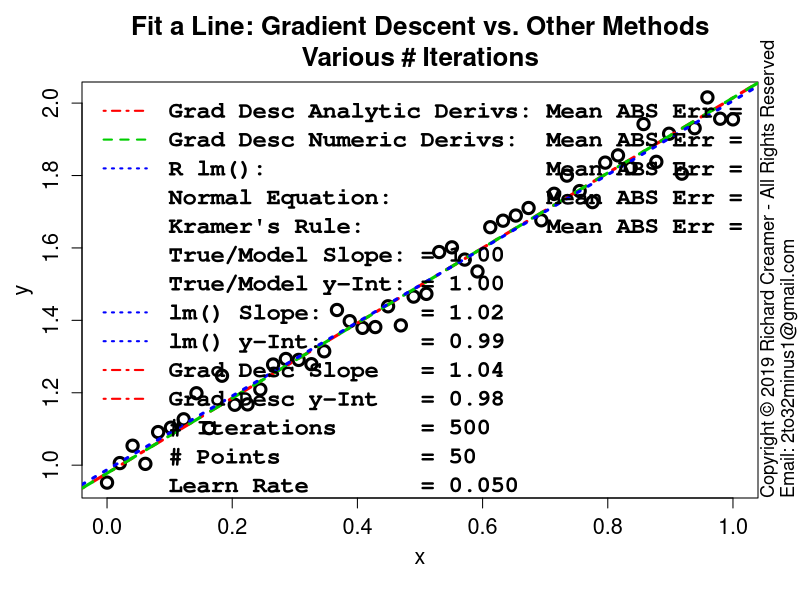

This chart was generated by the following R code:
##############################################################
### Copyright (c) Richard Creamer 2019 - All Rights Reserved
### Inquiries: email 2to32minus1@gmail.com
##############################################################

### Globals
fontScale = 1.2    # Global font size variable
lf        = 1.2    # Enlarge font of plot labels
verbose   = FALSE  # Verbose printing
lw        = 2      # Line width
xMargin   = 1      # X-axis margin for plots
yMargin   = 1      # Y-axis margin for plots
de        = 0.01   # Small constant for estimating derivatives numerically
smlPts    = 1      # Small  data point/circle
medPts    = 1.5    # Medium data point/circle
lrgPts    = 2.0    # Large  data point/circle

### Run this function to generate this plot
runFunc = function() {
	dw = 1000
	dh = 750	
	path = "D:/Code/R/LeastSquaresPlay/PlotsAndAssocCode/Plot27/"
	f = fitLineGradientDescentVsOthers	
	numPts = 50; width=1200; height = 1200	
	subTitle = "Various # Iterations"
	savePngVerbose( paste( path, "Plot27.png", sep="" ), f, w=width, h=height, un="px", nIter=500, learnRate=0.05, nPts=numPts, subTitle=subTitle )
}

### Use Gradient Descent and other methods to fit a line to data
fitLineGradientDescentVsOthers = function( nIter=100, learnRate=.01, nPts=10, drawContourPlot=FALSE, subTitle="" ) {
	set.seed( 3 )
	lmColor = "blue"
	exactDerivGdColor = "red"
	numDerivGdColor = "green3"
	trueM = 1
	trueB = 1
	coeff = c( trueB, trueM )
	x = seq( from=0, to=1, length=nPts )
	y = trueM * x + trueB + rnorm( length(x), sd=0.05 )
	xLimits = axisLimits( x )
	yLimits = axisLimits( y )	
	guesses = list( yInt=1.5, slope=2 )
	bEst = guesses$yInt
	mEst = guesses$slope
	bEstNum = guesses$yInt
	mEstNum = guesses$slope
	dm = 0
	db = 0
	histM = c( mEst )
	histB = c( bEst )
	numHistM = c( mEst )
	numHistB = c( bEst )
	# Gradient descent iteration using analytic and numeric derivatives
	for ( i in 1:nIter ) {
		# Analytic derivatives
		dm      = meanLineDeDm( x, y, mEst, bEst )
		db      = meanLineDeDb( x, y, mEst, bEst )
		mEst    = mEst - learnRate * dm
		bEst    = bEst - learnRate * db
		histM[length(histM)+1] = mEst
		histB[length(histB)+1] = bEst
		# Numerica estimates of derivatives
		dmNum   = lineDeDmNum( x, y, mEstNum, bEstNum ) # numerically estimated derivatives
		dbNum   = lineDeDbNum( x, y, mEst, bEstNum )
		mEstNum = mEstNum - learnRate * dmNum
		bEstNum = bEstNum - learnRate * dbNum
		numHistM[length(numHistM)+1] = mEstNum
		numHistB[length(numHistB)+1] = bEstNum
	}
	
	defTitle = "Fit a Line: Gradient Descent vs. Other Methods"
	plotTitle = if ( subTitle != "" ) sprintf( "%s\n%s", defTitle, subTitle ) else defTitle
	plot( x, y, main=plotTitle, cex=medPts,
		  xlab="", ylab="", lwd=lw+1, cex.main=1.3*fontScale, cex.axis=1.3 )	
	addAxisLabels( "x", "y" )
	
	# Now employ other methods to fit line
	ne = normalEq( x, y )               # 1) Normal Equation
	kr = fitLineKramersRule( x, y )     # 2) Solve linear system via Kramer's Rule
	lmFit = lm( y ~ x )                 # 3) Built-in lm() function
	lmB = lmFit$coefficients[1]
	lmM = lmFit$coefficients[2]
	lmMeanAbsErr =  (1/length(x))*sum( abs( lmFit$residuals ) )
	abline( bEst, mEst, col=exactDerivGdColor, lwd=lw+1, lty=4 )
	abline( bEstNum, mEstNum, col=numDerivGdColor, lwd=lw+1, lty=2 )
	abline( lmB, lmM, col=lmColor, lwd=lw+1, lty=3 )
	adMeanAbsErr = meanLineAbsErr( x, y, mEst, bEst)
	ndMeanAbsErr = meanLineAbsErr( x, y, mEstNum, bEstNum)
	krMeanAbsErr = meanLineAbsErr( x, y, kr$m, kr$b )
	neMeanAbsErr = meanLineAbsErr( x, y, ne[2], ne[1] )
	if ( verbose ) {
		print( sprintf( "Run params:" ) )
		print( sprintf( "    trueM     = %.2f", trueM ) )
		print( sprintf( "    trueB     = %.2f", trueB ) )
		print( sprintf( "    guessB    = %.2f", guesses$yInt ) )
		print( sprintf( "    guessM    = %.2f", guesses$slope ) )
		print( sprintf( "    nPts      = %d",   nPts ) )
		print( sprintf( "    learnRate = %.4f", learnRate ) )
		print( sprintf( "    nIter     = %d",   nIter ) )
		print( "Results:" )
		print( sprintf( "    True Model (noise added): slope = %.3f  yInt = %.3f", trueM, trueB ) )
		print( sprintf( "    Analytic Derivs:          slope = %.3f  yInt = %.3f  Mean ABS Error = %.3f", mEst,    bEst,    adMeanAbsErr ) )
		print( sprintf( "    Numeric Derivs:           slope = %.3f  yInt = %.3f  Mean ABS Error = %.3f", mEstNum, bEstNum, ndMeanAbsErr ) )
		print( sprintf( "    Kramer's Rule:            slope = %.3f  yInt = %.3f  Mean ABS Error = %.3f", kr$b,    kr$m,    krMeanAbsErr ) )
		print( sprintf( "    R lm():                   slope = %.3f  yInt = %.3f  Mean ABS Error = %.3f", lmB,     lmM,     lmMeanAbsErr ) )
		print( sprintf( "    Normal Equation:          slope = %.3f  yInt = %.3f  Mean ABS Error = %.3f", ne[1],   ne[2],   neMeanAbsErr ) )
	}	
	parSave = par( family="mono", font=2 )
	legText = c( sprintf( "Grad Desc Analytic Derivs: Mean ABS Err = %.4f", adMeanAbsErr ),
				 sprintf( "Grad Desc Numeric Derivs:  Mean ABS Err = %.4f", ndMeanAbsErr ),
				 sprintf( "R lm():                    Mean ABS Err = %.4f", lmMeanAbsErr ),
				 sprintf( "Normal Equation:           Mean ABS Err = %.4f", neMeanAbsErr ),
				 sprintf( "Kramer's Rule:             Mean ABS Err = %.4f", krMeanAbsErr ),
				 sprintf( "True/Model Slope: = %.2f", trueM ),
				 sprintf( "True/Model y-Int: = %.2f", trueB ),
				 sprintf( "lm() Slope:       = %.2f", lmM ),
				 sprintf( "lm() y-Int:       = %.2f", lmB ),
				 sprintf( "Grad Desc Slope   = %.2f", mEst ),
				 sprintf( "Grad Desc y-Int   = %.2f", bEst ),
				 sprintf( "# Iterations      = %d",   nIter ),
				 sprintf( "# Points          = %d",   nPts ),
				 sprintf( "Learn Rate        = %.3f", learnRate ) )
	legClrs = c( exactDerivGdColor, numDerivGdColor, lmColor, "transparent", "transparent", "transparent",
				 "transparent", lmColor, lmColor, exactDerivGdColor, exactDerivGdColor, "transparent", "transparent", "transparent" )
	legLtys = c( 4, 2, 3, 0, 0, 0, 0, 3, 3, 4, 4, 0, 0, 0 )
	legend( "topleft", legend=legText, col=legClrs, lty=legLtys, lwd=lw, inset = c(0.0,0.0),
			bg="transparent", box.col="transparent", cex=1.2*fontScale, text.font=2 )
	par( parSave ) # Restore prior font
	
	if ( drawContourPlot )
		plotLineGradDescParamTrails( x, y, meanLineSsdErr, trueM, trueB, numHistM, numHistB,
									 takeSqrtError=FALSE, nIter=nIter, meanAbsFitError=adMeanAbsErr )	
}

### Slightly more reusable cost function plot + parameter evolution trails
### y-intercept maps to x-axis, slope maps to y-axis
plotLineGradDescParamTrails = function( x, y, errorFunc, modelM, modelB, histM, histB, takeSqrtError=TRUE, nIter, meanAbsFitError ) {
	nc = 200
	nr = 200	
	# Make contour plot region slightly larger than M and B parameter trails
	minM = min( histM ) * 0.8
	maxM = max( histM ) * 1.2
	minB = min( histB ) * 0.8
	maxB = max( histB ) * 1.2
	# Adjust these limits so that ***if plot is square*** the trails are perpendicular to contour lines
	deltaM = maxM - minM
	deltaB = maxB - minB
	gap = abs( deltaM - deltaB )
	if ( deltaM > deltaB ) {
		minB = minB - gap/2
		maxB = maxB + gap/2
	} else {
		minM = minM - gap/2
		maxM = maxM + gap/2
	}
	# Generate cost function sampling x and y coordinates
	intercepts = seq( minB, maxB, length.out=nc )
	slopes = seq( minM, maxM, length.out=nr )
	# Fill z 2D matrix with const function values for (y-intercept, slope) x,y pairs
	z = getLineErrorGrid( errorFunc, slopes, intercepts, x, y )
	if ( takeSqrtError )
		z = sqrt( z )
	# Create contour plot
	xLim = c( min(intercepts), max(intercepts) )
	yLim = c( min(slopes), max(slopes) )
	plotTitle = sprintf( "Fit Line using Gradient Descent\nCost Function Contours with Parameter Convergence Trail" )
	tz = t( z ) # contour() wants z first dim -> x-axis and second dim -> y-axis	
	contour( intercepts, slopes, tz, main=plotTitle, xlim=xLim, ylim=yLim, cex.lab=lf,
			 cex.main=1.3*fontScale, cex=1.3*fontScale, lwd=lw,
			 nlevels=50, labcex=1.3, xlab="", ylab="", cex.axis=1.3 )	
	addAxisLabels( "y-Intercept", "Slope", cexVal=1.5 )
	# Draw 'true' model (y-intercept, slope) crosshairs
	# Final converged gradient desccent params will != 'true' m and be because rand error added to model
	pl = gpl()
	lines( c( pl$xLim[1], pl$xLim[2] ), c( modelM, modelM ), col="blue", lwd=lw ) # Draw crosshair @ (b,m)
	lines( c( modelB, modelB ), c( pl$yLim[1], pl$yLim[2] ), col="blue", lwd=lw )
	for ( i in 2:length(histB) )
		arrows( histB[i-1], histM[i-1], histB[i], histM[i], col="red", lwd=lw, length=0.16, angle=17 )
	# Draw start/end point (initial guess + final converged params)
	x1 = histB[1];               y1 = histM[1]
	x2 = histB[length(histB)];   y2 = histM[length(histM)]	
	points( c(x1), c(y1), col="red", lwd=lw+1, cex=2 )
	points( c(x2), c(y2), col="red", lwd=lw+1, cex=2 )
	shift = 0.03
	text( x1 + shift, y1 + shift, sprintf( "(%.1f, %.1f)", x1, y1 ), cex=fontScale, adj=0, col="red" )
	text( x2 + shift, y2 + 0, sprintf( "(%.3f, %.3f)", x2, y2 ), cex=fontScale, adj=0, col="red" )
	lt1 = sprintf( "True model: slope = %.1f  y-int = %.1f", modelM, modelB )
	lt2 = "Convergence trail from init guesses"
	lt3 = sprintf( "# Iterations = %d", nIter )
	lt4 = sprintf( "Mean ABS Error = %.3f", meanAbsFitError )
	legText = c( lt1, lt2, lt3, lt4 )
	legClrs = c( "blue", "red", "transparent", "transparent" )
	# Below some hard-coded values for example
	legend( "topleft", legend=legText, col=legClrs, lwd=lw, cex=fontScale*1.2, inset=c(0.01,0.01) )
}

### Compute line fit cost function value over grid of slopes and intercepts
### errorFunc = the specific cost function
### Note: returned matrix may need to be transposed for some functions such as contour()
getLineErrorGrid = function( errorFunc, slopes, intercepts, x, y ) {
	nr = length( slopes )
	nc = length( intercepts )
	z = matrix( nrow=nr, ncol=nc )	
	for ( row in 1:nr ) {     # loop over y-coordinates (slopes)
		slope = slopes[row]
		for ( col in 1:nc ) { # loop over x-coordinates (y-intercepts)
			yInt = intercepts[col]
			z[row, col] = errorFunc( x, y, slope=slope, yInt=yInt )
		}
	}
	return( z )
}

### Line fit error function
meanLineSsdErr = function( x, y, slope, yInt ) {
	return( (1/length(x)) * sum( ( yInt + slope*x - y )^2 ) )
}

### Line fit error function: abs() not diff^2
meanLineAbsErr = function( x, y, slope, yInt ) {
	return( (1/length(x)) * sum( abs( yInt + slope*x - y ) ) )
}

### Line fit cost function derivative wrt y-intercept
meanLineDeDb = function( x, y, m, b ) {
	return( (1/length(x))*2*sum( (m*x + b) - y ) )
}

### Line fit cost function derivative wrt slope
meanLineDeDm = function( x, y, m, b ) {
	return( (1/length(x))*2*sum( ( (m*x + b) - y ) * x ) )
}

### Add copyright notice to plot via text()
addCopyright = function() {
	mtext( "Copyright \uA9 2019 Richard Creamer - All Rights Reserved", side=4, line=0, adj=0, cex=1.1 )
	mtext( "Email: 2to32minus1@gmail.com", side=4, line=1, adj=0, cex=1.1 )
}

### Compute partial derivative of 1D line fit cost function wrt slope
lineDeDmNum = function( x, y, slope, yInt ) {
	delta = 0.0000001
	e1 = meanLineSsdErr( x, y, slope, yInt )
	e2 = meanLineSsdErr( x, y, slope + delta, yInt )
	return ( (e2 - e1)/delta )
}

### Compute partial derivative of 1D line fit cost function wrt slope
lineDeDbNum = function( x, y, slope, yInt ) {
	delta = 0.0000001
	e1 = meanLineSsdErr( x, y, slope, yInt )
	e2 = meanLineSsdErr( x, y, slope, yInt + delta )
	return ( (e2 - e1)/delta )
}

### Fit line via linear system of equations + Kramer's rule
fitLineKramersRule = function( x, y ) {
	n = length(x)
	d = n * sum(x^2) - (sum(x))^2
	b = (1/d) * ( sum(y) * sum(x^2) - sum(x) * sum(x*y) )
	m = (1/d) * ( n * sum(x*y) - sum(x) * sum(y) )
	return( list( b=b, m=m ) )
}

### Linear regression using Normal Equation; works for 1+ sample features
normalEq = function( x, y ) {
	X = cbind( 1, x ) # cbind() = 'column bind': create matrix: prepend col of 1's to x
	return( solve( t(X) %*% X ) %*% t(X) %*% y )
}

### Get Plot Limits : gpl()$xLim[1] --> left x-coord
gpl = function() {
	u = par( "usr" )
	return( list( xLim=u[1:2], yLim=u[3:4] ) )
}

### Compute plot axis limits to fit range of data
axisLimits = function( v, margin=0 ) {
	lowerLimit = floor( min(v) ) - margin
	upperLimit = ceiling( max(v) ) + margin
	c( lowerLimit, upperLimit )
}

### Convience method to add x/y axis labels
addAxisLabels = function( xLabel="x", yLabel="y", cexVal=1.3 ) {
	mtext( text=xLabel, side=1, line=2.5, cex=cexVal )
	mtext( text=yLabel, side=2, line=2.5, cex=cexVal )
}

### Save to PNG file, specify width and height
savePngVerbose = function( path, plotFunc, w=512, h=512, un="px", doCopyright=TRUE, ... ) {
	png( filename = path, type="cairo", units=un, width=w, height=h, pointsize=12, res=96 )
	plotFunc( ... )
	if ( doCopyright )
		addCopyright()
	dev.off()
}

### Add copyright notice to plot via text()
addCopyright = function() {
	mtext( "Copyright \uA9 2019 Richard Creamer - All Rights Reserved", side=4, line=0, adj=0, cex=1.1 )
	mtext( "Email: 2to32minus1@gmail.com", side=4, line=1, adj=0, cex=1.1 )
}

runFunc()
